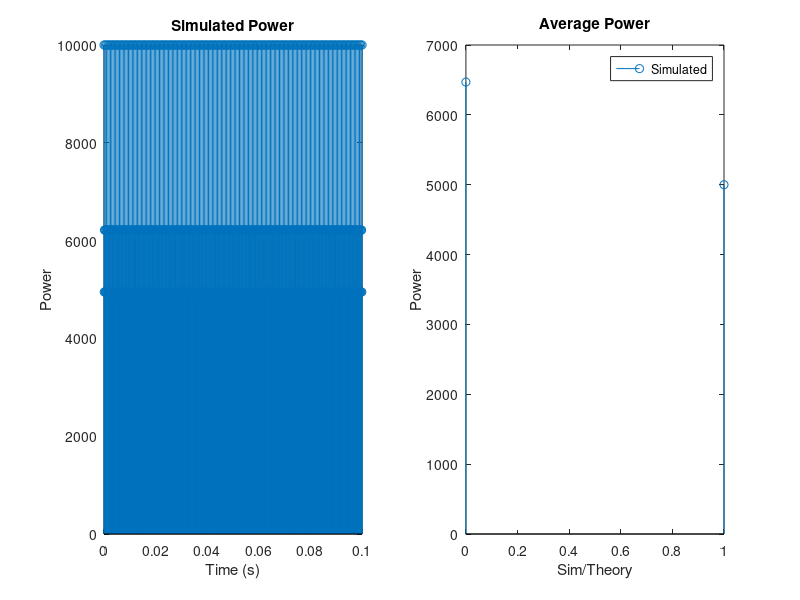

The MATLAB source for this figure:
clear
close all
clear all


t = 0:0.0001:0.1;
fc = 10e6;
u = 100*cos(2*pi*fc*t + 4*sin(2000*pi*t));
P_avg_sim = mean(u.^2)

A = 100;
P_avg_theory = (A^2)/2

figure('Name','Average Power Comparison','NumberTitle','off');
    subplot(1,2,1); stem(t,u.^2); title('Simulated Power'); xlabel('Time (s)'); ylabel('Power');
    subplot(1,2,2); stem([0 1],[P_avg_sim P_avg_theory]); title('Average Power'); xlabel('Sim/Theory'); ylabel('Power');
        legend('Simulated','Theoretical');


saveas(gcf,'Average_Power_Comparison.png');